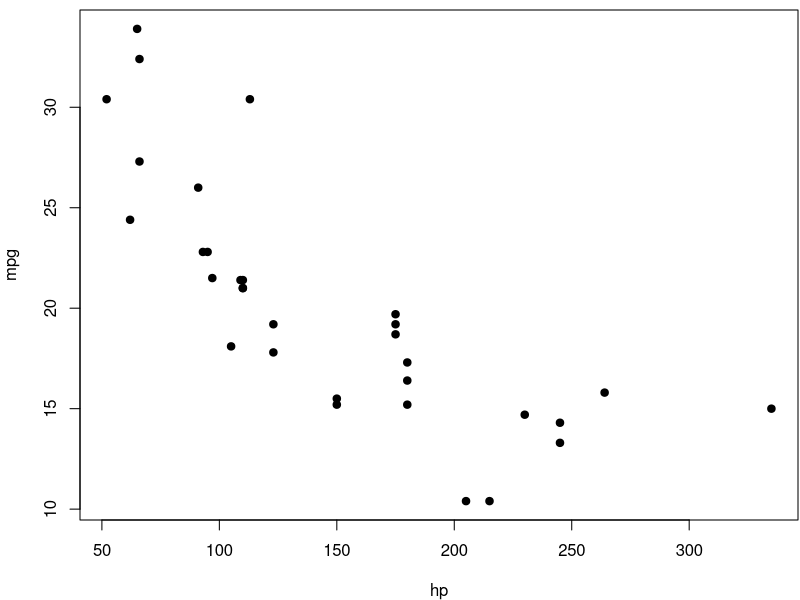
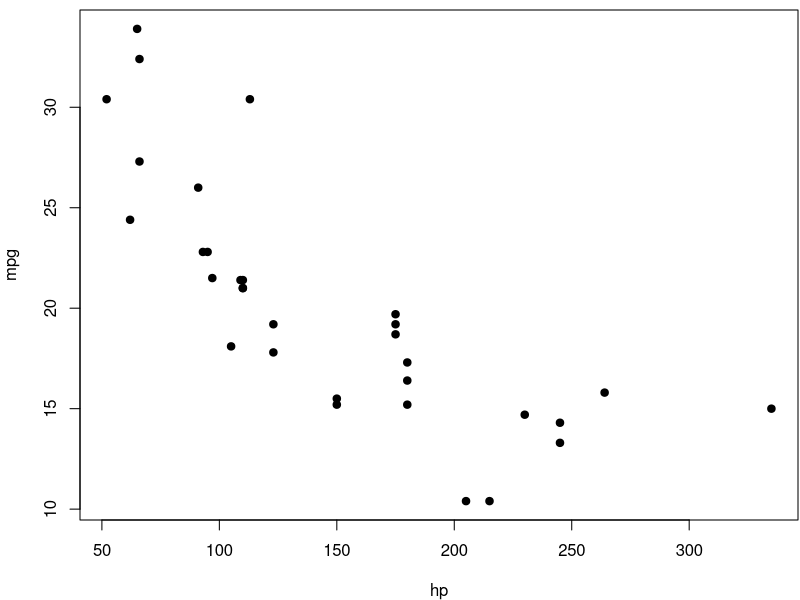

The R source for these figures, in order:
## ---- chunk 1
par(mar = c(4, 4, .5, .1))
plot(mpg ~ hp, data = mtcars, pch = 19)
## ---- chunk 2
head(mtcars)
## ---- chunk 3
par(mar = c(4, 4, .5, .1))
plot(mpg ~ hp, data = mtcars, pch = 19)
## ---- chunk 4
head(mtcars)
